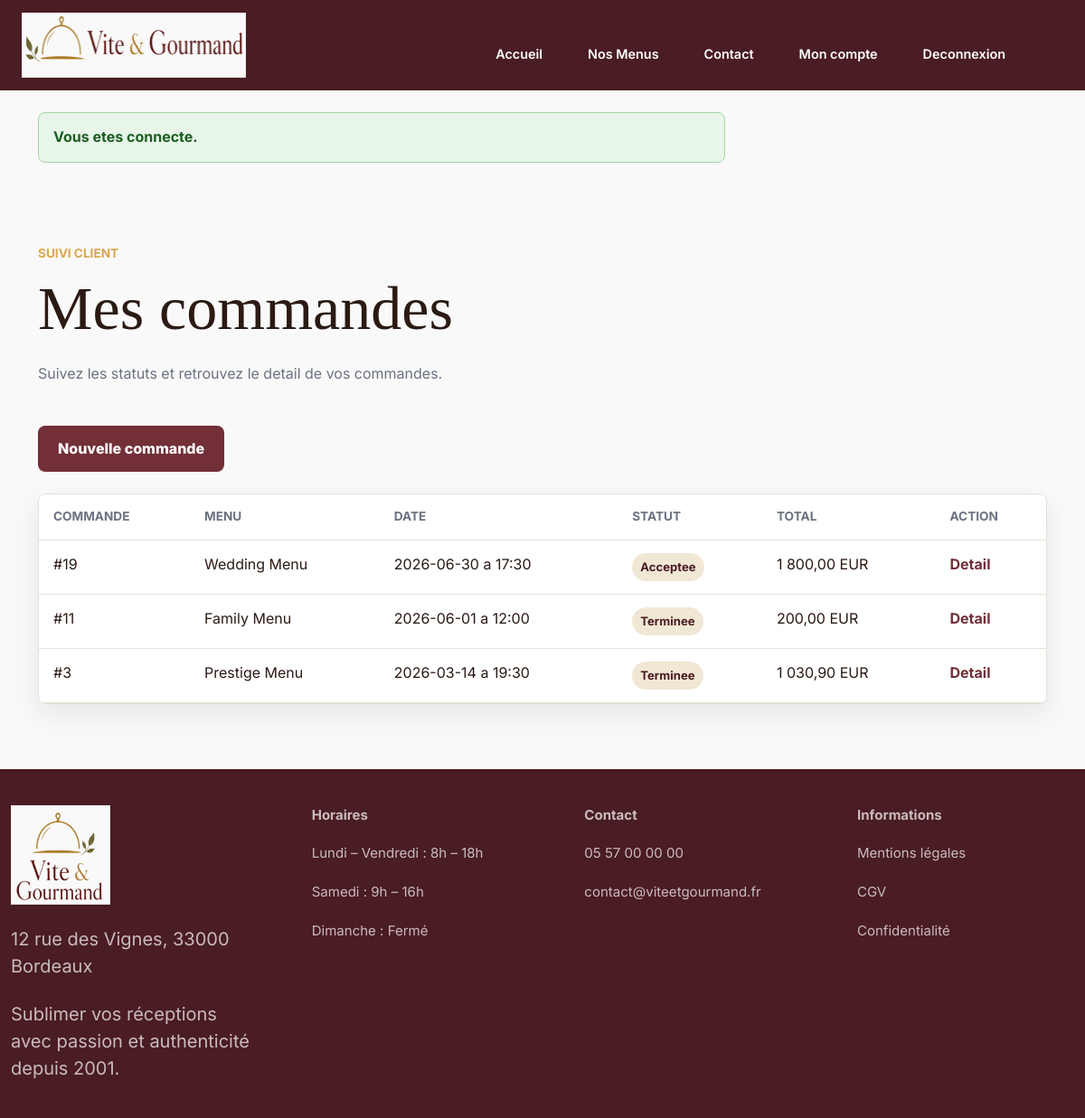
/commandes (signed in), run on an earlier commit of the app's database.
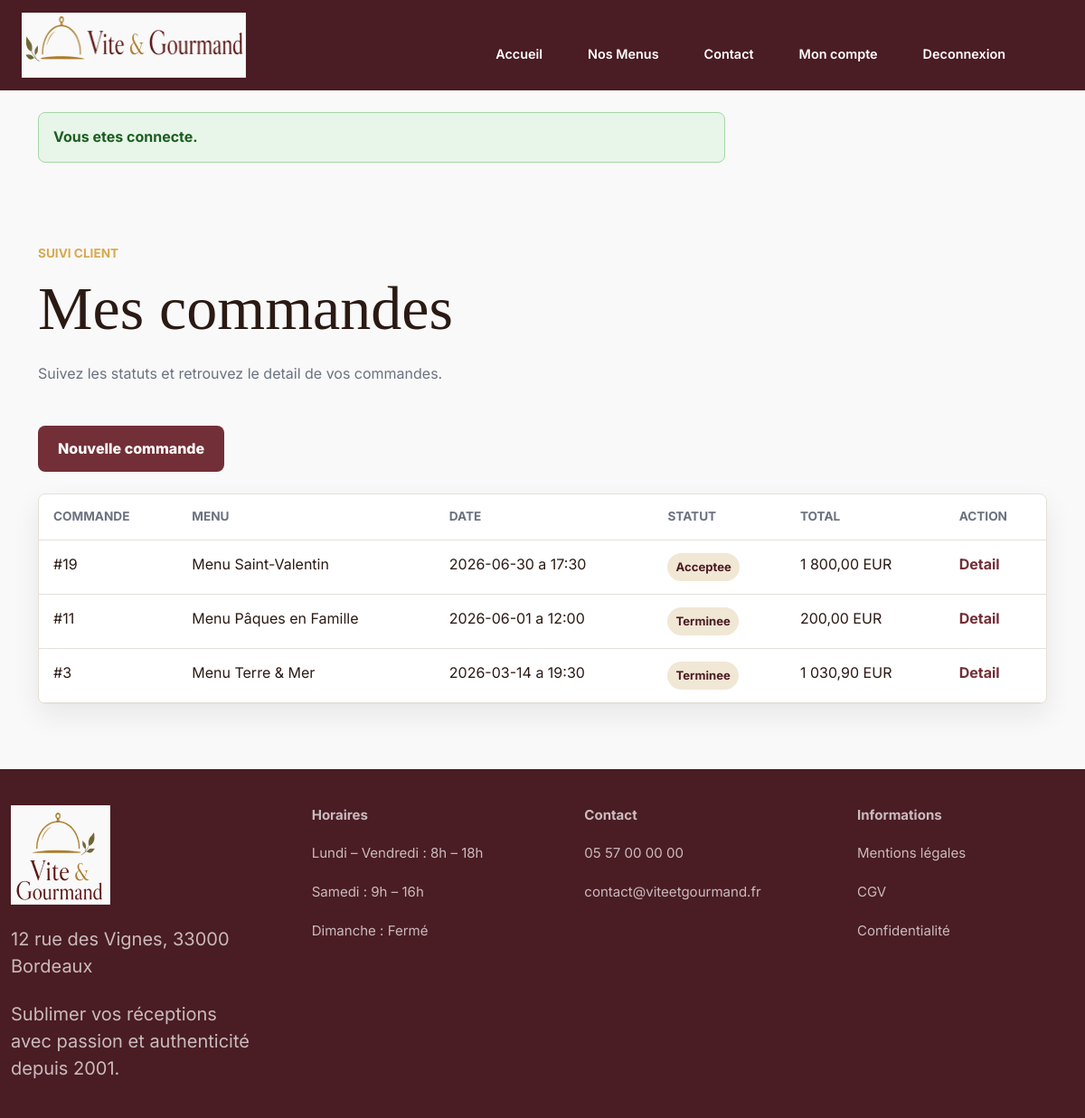
And on a later commit of the database.
### tables this page shows
CREATE TABLE `commandes` (
    `id_commande` INT UNSIGNED NOT NULL AUTO_INCREMENT,
    `id_utilisateur` INT UNSIGNED NOT NULL,
    `id_menu` INT UNSIGNED NOT NULL,
    `date_commande` DATETIME DEFAULT CURRENT_TIMESTAMP,
    `date_prestation` DATE NOT NULL,
    `heure_livraison` TIME NOT NULL,
    `adresse_livraison` VARCHAR(255) NOT NULL,
    `ville_livraison` VARCHAR(80) NOT NULL,
    `distance_km` DECIMAL(6,2) DEFAULT 0,
    `nombre_personnes` INT UNSIGNED NOT NULL,
    `prix_menu` DECIMAL(10,2) NOT NULL,
    `remise` DECIMAL(10,2) DEFAULT 0,
    `prix_livraison` DECIMAL(10,2) DEFAULT 0,
    `prix_total` DECIMAL(10,2) NOT NULL,
    `statut_actuel` VARCHAR(40) NOT NULL DEFAULT 'en_attente',
    `materiel_prete` BOOLEAN DEFAULT FALSE,
    `materiel_retourne` BOOLEAN DEFAULT FALSE,
    `mode_contact_modification` VARCHAR(20) NULL,
    `motif_annulation` TEXT NULL,
    CONSTRAINT `pk_commandes`
        PRIMARY KEY (`id_commande`),
    INDEX `idx_commandes_id_utilisateur` (`id_utilisateur`),
    INDEX `idx_commandes_id_menu` (`id_menu`),
    INDEX `idx_commandes_statut_actuel` (`statut_actuel`),
    INDEX `idx_commandes_date_prestation` (`date_prestation`),
    CONSTRAINT `fk_commandes_utilisateurs`
        FOREIGN KEY (`id_utilisateur`)
        REFERENCES `utilisateurs` (`id_utilisateur`)
        ON DELETE RESTRICT,
    CONSTRAINT `fk_commandes_menus`
        FOREIGN KEY (`id_menu`)
        REFERENCES `menus` (`id_menu`)
        ON DELETE RESTRICT,
    CONSTRAINT `chk_commandes_distance_km`
        CHECK (`distance_km` >= 0),
    CONSTRAINT `chk_commandes_nombre_personnes`
        CHECK (`nombre_personnes` > 0),
    CONSTRAINT `chk_commandes_prix_menu`
        CHECK (`prix_menu` >= 0),
    CONSTRAINT `chk_commandes_remise`
        CHECK (`remise` >= 0),
    CONSTRAINT `chk_commandes_prix_livraison`
        CHECK (`prix_livraison` >= 0),
    CONSTRAINT `chk_commandes_prix_total`
        CHECK (`prix_total` >= 0),
    CONSTRAINT `chk_commandes_mode_contact_modification`
        CHECK (
            `mode_contact_modification` IS NULL
            OR `mode_contact_modification` IN ('gsm', 'email')
        ),
    CONSTRAINT `chk_commandes_statut_actuel`
        CHECK (
            `statut_actuel` IN (
                'en_attente',
                'acceptee',
                'en_preparation',
                'en_cours_de_livraison',
                'livre',
                'en_attente_retour_materiel',
                'terminee',
                'annulee'
            )
        )
);

CREATE TABLE `menus` (
    `id_menu` INT UNSIGNED NOT NULL AUTO_INCREMENT,
    `id_regime` INT UNSIGNED NOT NULL,
    `id_theme` INT UNSIGNED NOT NULL,
    `titre` VARCHAR(120) NOT NULL,
    `description` TEXT NOT NULL,
    `conditions` TEXT NOT NULL,
    `nombre_personnes_minimum` INT UNSIGNED NOT NULL,
    `prix_minimum` DECIMAL(10,2) NOT NULL,
    `stock_disponible` INT UNSIGNED DEFAULT 0,
    `actif` BOOLEAN DEFAULT TRUE,
    `created_at` DATETIME DEFAULT CURRENT_TIMESTAMP,
    `updated_at` DATETIME NULL,
    CONSTRAINT `pk_menus`
        PRIMARY KEY (`id_menu`),
    INDEX `idx_menus_id_regime` (`id_regime`),
    INDEX `idx_menus_id_theme` (`id_theme`),
    INDEX `idx_menus_catalogue_filters` (`actif`, `id_theme`, `id_regime`, `prix_minimum`),
    INDEX `idx_menus_nombre_personnes_minimum` (`nombre_personnes_minimum`),
    CONSTRAINT `fk_menus_regimes`
        FOREIGN KEY (`id_regime`)
        REFERENCES `regimes` (`id_regime`)
        ON DELETE RESTRICT,
    CONSTRAINT `fk_menus_themes`
        FOREIGN KEY (`id_theme`)
        REFERENCES `themes` (`id_theme`)
        ON DELETE RESTRICT,
    CONSTRAINT `chk_menus_nombre_personnes_minimum`
        CHECK (`nombre_personnes_minimum` > 0),
    CONSTRAINT `chk_menus_prix_minimum`
        CHECK (`prix_minimum` >= 0),
    CONSTRAINT `chk_menus_stock_disponible`
        CHECK (`stock_disponible` >= 0)
);

### app/Core/BaseController.php (called while the page is built, shortened)
<?php
abstract class BaseController
{
    protected function view(string $view, array $data = []): void
    {
        $layoutPath = dirname(__DIR__) . '/Views/layouts/main.php';
        extract($data, EXTR_SKIP);
        require $layoutPath;
    }
    protected function e(mixed $value): string
    {
        return Security::escape($value);
    }
}

### app/Controllers/OrderController.php (called while the page is built, shortened)
<?php
final class OrderController extends BaseController
{
    public function index(): void
    {
        $userId = $this->authenticatedUserId();
        $orderModel = new OrderModel();
        $this->view('orders/index', [
            'pageTitle' => 'Mes commandes - Vite & Gourmand',
            'orders' => $orderModel->findForUser($userId),
            'statusLabels' => $orderModel->statusLabels(),
        ]);
    }
    private function authenticatedUserId(): int
    {
        $userId = Session::userId();
        return $userId;
    }
}

### public/index.php (called while the page is built, shortened)
<?php
$router = new Router();
$router->dispatch(
    $_SERVER['REQUEST_METHOD'] ?? 'GET',
    parse_url($_SERVER['REQUEST_URI'] ?? '/', PHP_URL_PATH) ?: '/'
);

### config/database.php (called while the page is built, shortened)
<?php
return [
    'default' => getenv('DB_CONNECTION') ?: 'mysql',
    'connections' => [
        'mysql' => [
            'driver' => 'mysql',
            'host' => getenv('DB_HOST') ?: 'localhost',
            'port' => getenv('DB_PORT') ?: '3306',
            'database' => getenv('DB_NAME') ?: 'vite_gourmand',
            'username' => getenv('DB_USER') ?: 'root',
            'password' => getenv('DB_PASSWORD') ?: '',
            'charset' => 'utf8mb4',
            'options' => [
                \PDO::ATTR_ERRMODE => \PDO::ERRMODE_EXCEPTION,
                \PDO::ATTR_DEFAULT_FETCH_MODE => \PDO::FETCH_ASSOC,
                \PDO::ATTR_EMULATE_PREPARES => false,
                \PDO::ATTR_STRINGIFY_FETCHES => false,
                \PDO::ATTR_PERSISTENT => false,
            ],
        ],
    ],
];

### app/Core/Database.php (called while the page is built, shortened)
<?php
final class Database
{
    public function getConnection(): PDO
    {
        $config = $this->config ?: require dirname(__DIR__, 2) . '/config/database.php';
        $mysql = $config['connections']['mysql'];
        $dsn = sprintf(
            'mysql:host=%s;port=%s;dbname=%s;charset=%s',
            $mysql['host'],
            $mysql['port'],
            $mysql['database'],
            $mysql['charset']
        );
        $this->connection = new PDO(
            $dsn,
            $mysql['username'],
            $mysql['password'],
            $mysql['options']
        );
        return $this->connection;
    }
}

### app/Core/BaseModel.php (called while the page is built, shortened)
<?php
abstract class BaseModel
{
    protected function pdo(): PDO
    {
        $this->database ??= new Database();
        return $this->database->getConnection();
    }
}

### app/Models/OrderModel.php (called while the page is built, shortened)
<?php
final class OrderModel extends BaseModel
{
    public function findForUser(int $userId): array
    {
        $sql = <<<SQL
            SELECT
                c.*,
                m.titre AS menu_titre
            FROM commandes c
            INNER JOIN menus m ON m.id_menu = c.id_menu
            WHERE c.id_utilisateur = :user_id
            ORDER BY c.date_commande DESC, c.id_commande DESC
        SQL;
        $statement = $this->pdo()->prepare($sql);
        $statement->execute(['user_id' => $userId]);
        return $statement->fetchAll();
    }
}

### app/Core/Security.php (called while the page is built, shortened)
<?php
final class Security
{
    public static function escape(mixed $value): string
    {
        return htmlspecialchars((string) $value, ENT_QUOTES | ENT_SUBSTITUTE, 'UTF-8');
    }
}

### app/Views/orders/index.php (the view, shortened to what the changed rows need)
<section class="page-section">
    <div class="container">
        <div class="section-heading">
            <p class="section-kicker">Suivi client</p>
            <h1>Mes commandes</h1>
            <p class="muted-text">Suivez les statuts et retrouvez le detail de vos commandes.</p>
        </div>
        <div class="page-actions">
            <a class="primary-link" href="/commandes/creation">Nouvelle commande</a>
        </div>
        <?php if ($orders === []): ?>
            <div class="page-panel">
                <p>Aucune commande n'est encore rattachee a votre compte.</p>
                <a class="primary-link" href="/menus">Choisir un menu</a>
            </div>
        <?php else: ?>
            <div class="table-wrapper">
                <table class="data-table">
                    <thead>
                        <tr>
                            <th>Commande</th>
                            <th>Menu</th>
                            <th>Date</th>
                            <th>Statut</th>
                            <th>Total</th>
                            <th>Action</th>
                        </tr>
                    </thead>
                    <tbody>
                        <?php foreach ($orders as $order): ?>
                            <tr>
                                <td>#<?= (int) $order['id_commande'] ?></td>
                                <td><?= $this->e($order['menu_titre']) ?></td>
                                <td><?= $this->e($order['date_prestation']) ?> a <?= $this->e(substr((string) $order['heure_livraison'], 0, 5)) ?></td>
                                <td><span class="status-badge"><?= $this->e($statusLabels[$order['statut_actuel']] ?? $order['statut_actuel']) ?></span></td>
                                <td><?= number_format((float) $order['prix_total'], 2, ',', ' ') ?> EUR</td>
                                <td><a class="secondary-link" href="/commandes/<?= (int) $order['id_commande'] ?>">Detail</a></td>
                            </tr>
                        <?php endforeach; ?>
                    </tbody>
                </table>
            </div>
        <?php endif; ?>
    </div>
</section>

### app/Core/Router.php (shortened to what the changed rows need)
<?php
final class Router
{
    private array $routes = [];
    public function dispatch(string $method, string $path): void
    {
        $method = strtoupper($method);
        $path = $this->normalizePath($path);
        foreach ($this->routes[$method] ?? [] as $route) {
            if (preg_match($route['pattern'], $path, $matches) !== 1) {
                continue;
            }
            $parameters = [];
            $this->callHandler($route['handler'], $parameters);
            return;
        }
    }
    private function callHandler(array $handler, array $parameters = []): void
    {
        [$controllerClass, $action] = $handler;
        $controller = new $controllerClass();
        $controller->{$action}(...$parameters);
    }
    private function addRoute(string $method, string $path, array $handler, array $middlewares = []): void
    {
        $normalizedPath = $this->normalizePath($path);
        $this->routes[strtoupper($method)][] = [
            'path' => $normalizedPath,
            'pattern' => $this->compilePattern($normalizedPath),
            'parameters' => $this->extractParameterNames($normalizedPath),
            'handler' => $handler,
            'middlewares' => $middlewares,
        ];
    }
    private function normalizePath(string $path): string
    {
        $normalizedPath = '/' . trim($path, '/');
        return $normalizedPath === '/' ? '/' : rtrim($normalizedPath, '/');
    }
    private function compilePattern(string $path): string
    {
        $pattern = preg_replace('#\{([a-zA-Z_][a-zA-Z0-9_]*)\}#', '(?P<$1>[^/]+)', $path);
        return '#^' . $pattern . '$#';
    }
    private function extractParameterNames(string $path): array
    {
        preg_match_all('#\{([a-zA-Z_][a-zA-Z0-9_]*)\}#', $path, $matches);
        return $matches[1] ?? [];
    }
}

What changed in the data, as far as the page shows it:
changed through a linked row, commandes "Acceptee": id_menu.titre "Wedding Menu" → "Menu Saint-Valentin"
changed through a linked row, commandes id 11: id_menu.titre "Family Menu" → "Menu Pâques en Famille"
changed through a linked row, commandes id 3: id_menu.titre "Prestige Menu" → "Menu Terre & Mer"
